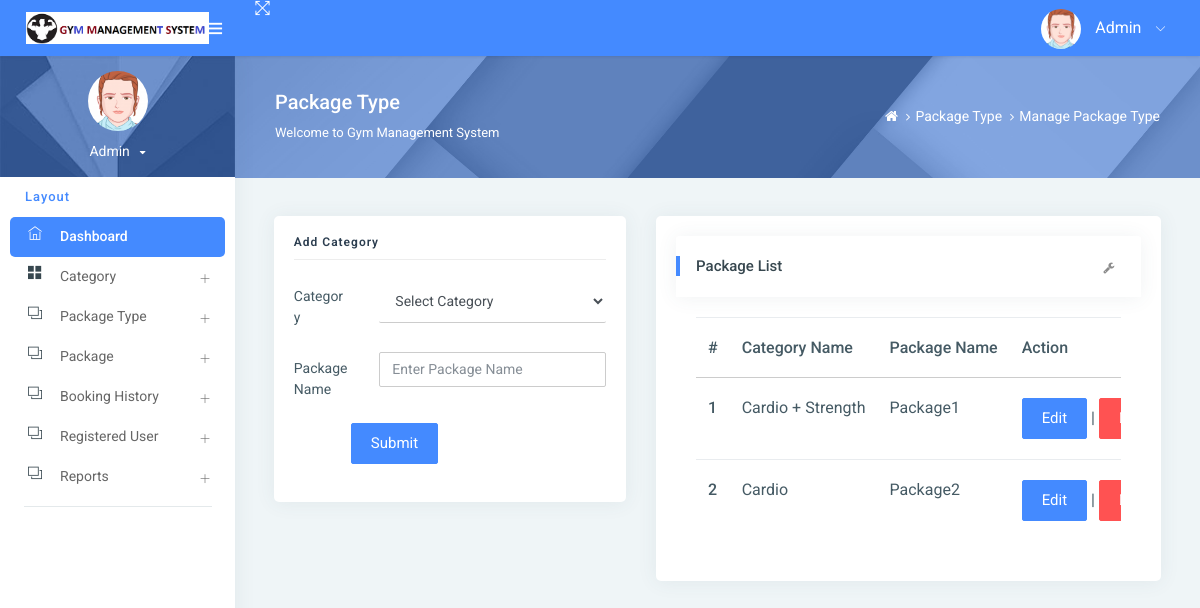
Before: /managePackageType/ (signed in) with the older database file.
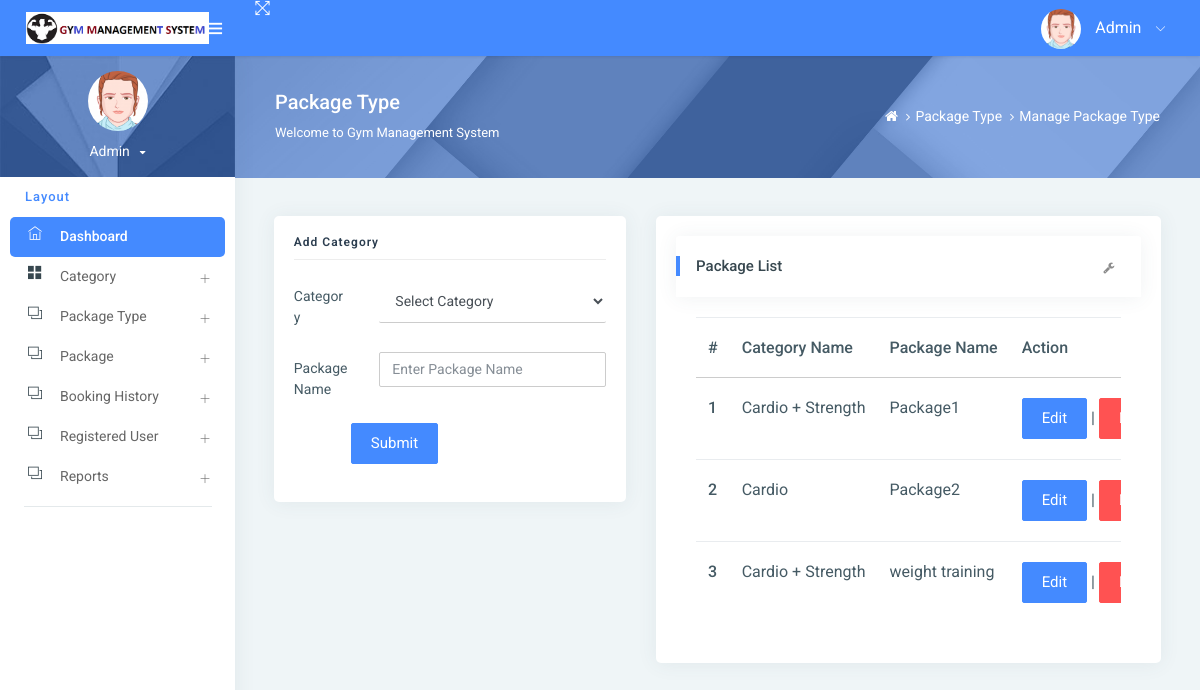
After: the same page with the newer database file.
### gym/models.py (models this page shows, shortened)
class Packagetype(models.Model):
    category = models.ForeignKey(Category, on_delete=models.CASCADE, null=True)
    packagename = models.CharField(max_length=200, null=True)
    creationdate = models.DateTimeField(auto_now_add=True)

class Category(models.Model):
    categoryname = models.CharField(max_length=200, null=True)
    status = models.CharField(max_length=300, null=True)
    creationdate = models.DateTimeField(auto_now_add=True)

### gym/views.py (the view)
# urls.py: path('managePackageType/', managePackageType, name='managePackageType'),
def managePackageType(request):
    if not request.user.is_authenticated:
        return redirect('admin_login')
    package = Packagetype.objects.all()
    category = Category.objects.all()
    try:
        if request.method == "POST":
            cid = request.POST['category']
            categoryid = Category.objects.get(id=cid)
            packagename = request.POST['packagename']
            try:
                Packagetype.objects.create(category=categoryid, packagename=packagename)
                error = "no"
            except:
                error = "yes"
    except:
        pass
    return render(request, 'admin/managePackageType.html', locals())

### gym/templates/admin/managePackageType.html (shortened to what the changed rows need)
{% extends 'admin_base.html' %}
{% load static %}
{% block main %}
<div class="pcoded-inner-content">
    <div class="main-body">
        <div class="page-wrapper">
            <div class="page-body">
                <div class="row">
                    <div class="col-md-7">
                        <div class="card">
                            <div class="card-block">
                                <div class="card-block table-border-style">
                                    <div class="table-responsive">
                                        <table class="table">
                                            <thead>
                                            <tr>
                                                <th>#</th>
                                                <th>Category Name</th>
                                                <th>Package Name</th>
                                                <th>Action</th>
                                            </tr>
                                            </thead>
                                            <tbody>
                                            {% for i in package %}
                                            <tr>
                                                <th scope="row">{{forloop.counter}}</th>
                                                <td>{{i.category.categoryname}}</td>
                                                <td>{{i.packagename}}</td>
                                                <td><a href="{% url 'editPackageType' i.id %}"
                                                       class="btn btn-primary">Edit</a> |
                                                    <a href="{% url 'deletePackageType' i.id %}"
                                                       onclick="return confirm('Are you sure to Delete')"
                                                       class="btn btn-danger">Delete</a></td>
                                            </tr>
                                            {% endfor %}
                                            </tbody>
                                        </table>
                                    </div>
                                </div>
                            </div>
                        </div>
                    </div>
                </div>
            </div>
        </div>
    </div>
</div>
{% endblock %}

Changed rows visible on the page:
added Packagetype: category.categoryname "Cardio + Strength", packagename "weight training"
